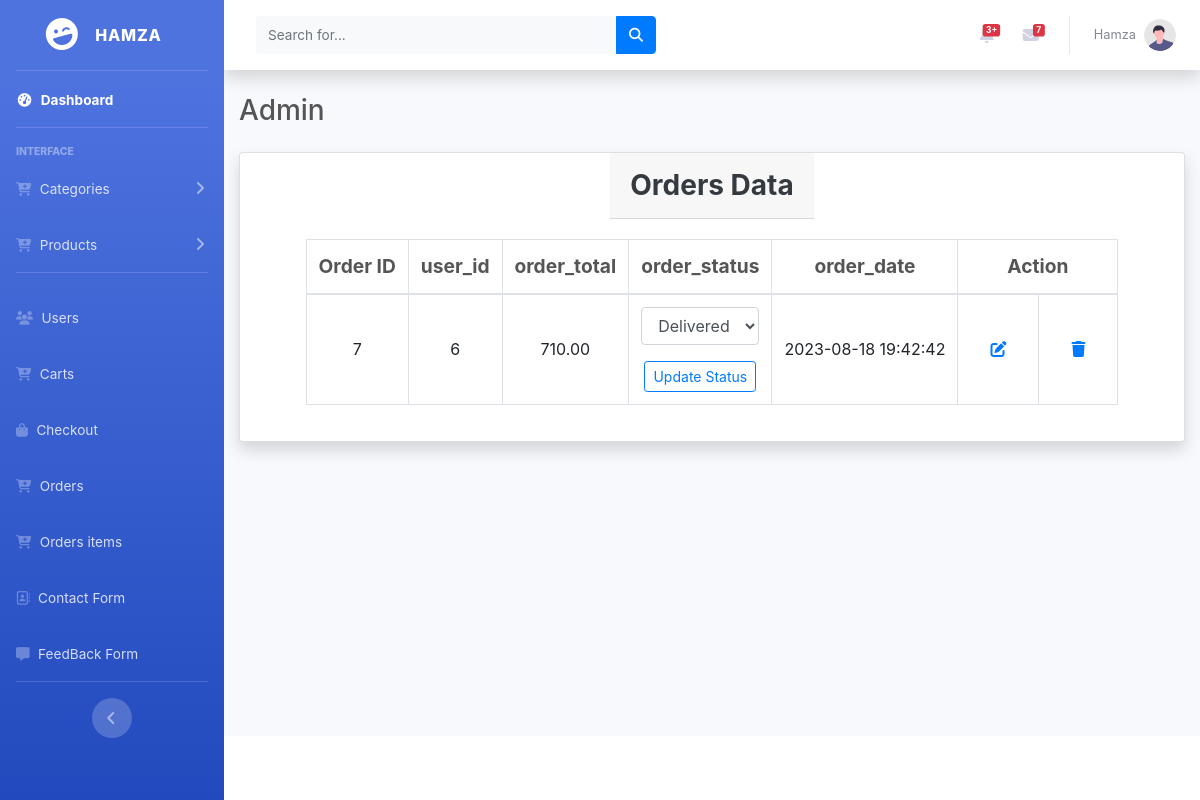
/Admin Dashboard Panel SB/dashboard_index.php?Orders (signed in), run on the app's committed database.
### tables this page shows
CREATE TABLE `orders` (
  `order_id` int(11) NOT NULL,
  `user_id` int(11) NOT NULL,
  `order_total` decimal(10,2) NOT NULL,
  `order_status` varchar(50) NOT NULL,
  `order_date` timestamp NOT NULL DEFAULT current_timestamp()
);

### Admin Dashboard Panel SB/OrdersData.php (the view, shortened to what this page needs)
<!DOCTYPE html>
<html lang="en">
<head>
    <link href="vendor/fontawesome-free/css/all.min.css" rel="stylesheet" type="text/css">
    <link rel="stylesheet" href="https://cdnjs.cloudflare.com/ajax/libs/font-awesome/6.4.0/css/all.min.css">
    <link href="css/sb-admin-2.min.css" rel="stylesheet">
    <link rel="stylesheet" href="https://cdn.jsdelivr.net/npm/bootstrap@4.4.1/dist/css/bootstrap.min.css">
</head>
<body id="page-top">
    <div class="card shadow mb-4  d-flex justify-content-center align-items-center">
        <div class="card-header py-3">
            <h3 class="m-0 font-weight-bold text-dark">Orders Data</h3>
        </div>
        <div class="card-body">
            <div class="table-responsive">
                <table class="text-center table table-bordered" id="dataTable" width="100%" cellspacing="0">
                    <thead>
                        <tr style="color: #555; font-size: 1.2rem;">
                            <th style="vertical-align: middle;">Order ID</th>
                            <th style="vertical-align: middle;">user_id </th>
                            <th style="vertical-align: middle;">order_total </th>
                            <th style="vertical-align: middle;">order_status </th>
                            <th style="vertical-align: middle;">order_date </th>
                            <th style="vertical-align: middle;" colspan="2">Action</th>
                        </tr>
                    </thead>
                    <tbody>
                        <?php
                        include 'Connection.php';
                        $select_order_data = mysqli_query($con, " SELECT * FROM `orders` ");
                        while ($fetch_order_data = mysqli_fetch_assoc($select_order_data)) {
                        ?>
                            <tr>
                                <td style="vertical-align: middle;"> <?php echo $fetch_order_data['order_id'] ?></td>
                                <td style="vertical-align: middle;"> <?php echo $fetch_order_data['user_id'] ?></td>
                                <td style="vertical-align: middle;"> <?php echo $fetch_order_data['order_total'] ?></td>
                                <td style="vertical-align: middle;">
                                    <form action="update_order_status.php" method="post">
                                        <select name="new_status" class="form-control mb-3">
                                            <option value="Delivered" <?php if ($fetch_order_data['order_status'] === 'Delivered') echo 'selected'; ?>>Delivered</option>
                                        </select>
                                        <button type="submit" class="btn btn-sm btn-outline-primary">Update Status</button>
                                    </form>
                                </td>
                                <td style="vertical-align: middle;"> <?php echo $fetch_order_data['order_date'] ?></td>
                                <td style="vertical-align: middle;"> <a href="#" title="Edit" style="padding: 20px;"><i class="fa-solid fa-pen-to-square"></i></a> </td>
                                <td style="vertical-align: middle;"> <a href="#" title="Remove" style="padding: 20px;"><i class="fa-solid fa-trash"></i></a> </td>
                            </tr>
                        <?php
                        }
                        ?>
                    </tbody>
                </table>
            </div>
        </div>
    </div>
</body>
</html>

### data on the page
orders: order_id "7", user "6", order_total "710.00", new_status "Delivered", order_date "2023-08-18 19:42:42"

### other printed values
$_SESSION['loginUserName'] "HAMZA"
$_SESSION['loginUserName'] "Hamza"
$_SESSION['loginRole'] "Admin"
